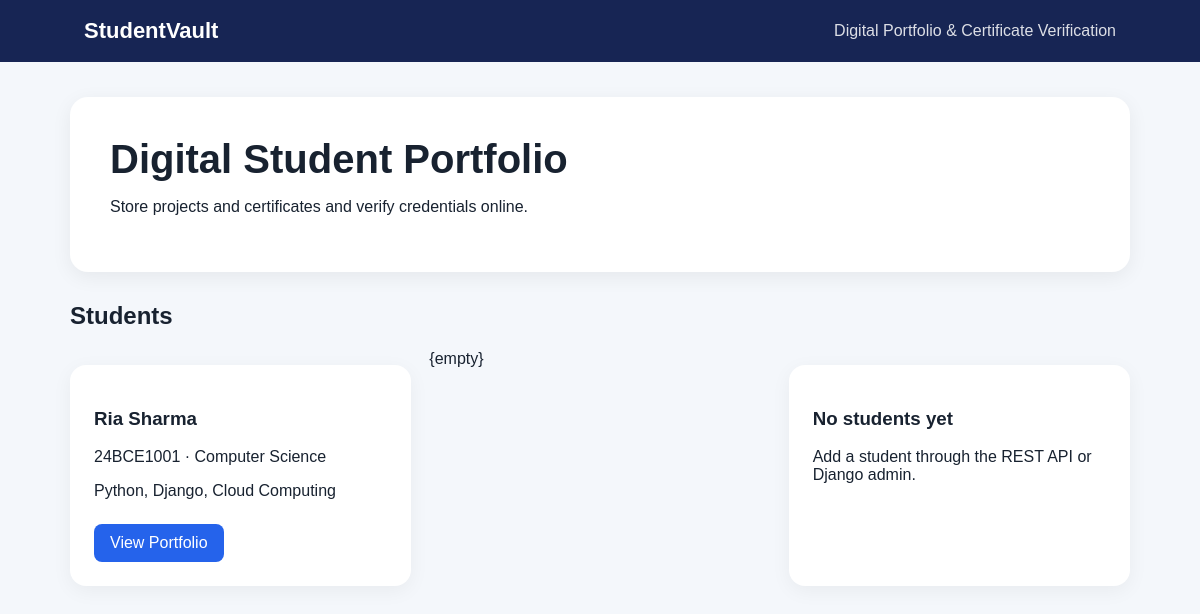
The page / on the database its author committed.
### portfolio/models.py (models this page shows, shortened)
class Student(models.Model):
    name=models.CharField(max_length=100)
    register_no=models.CharField(max_length=30, unique=True)
    department=models.CharField(max_length=100)
    email=models.EmailField()
    skills=models.CharField(max_length=300, blank=True)

### portfolio/views.py (the view)
# urls.py: urlpatterns=[path('',views.home,name='home'),path('student/<int:pk>/',views.profile,name='profile'),path('verify/<str:verification_id>/',views.verify,name='verify'),path('api/',__import__('django').ur
def home(request):
    students=Student.objects.all().order_by('name')
    return render(request,'portfolio/home.html',{'students':students})

### portfolio/templates/portfolio/home.html
{% extends 'portfolio/base.html' %}{% block content %}<section class="hero"><h1>Digital Student Portfolio</h1><p>Store projects and certificates and verify credentials online.</p></section><h2>Students</h2><div class="grid">{% for s in students %}<article><h3>{{s.name}}</h3><p>{{s.register_no}} · {{s.department}}</p><p>{{s.skills}}</p><a class="btn" href="/student/{{s.id}}/">View Portfolio</a></article>{empty}<article><h3>No students yet</h3><p>Add a student through the REST API or Django admin.</p></article>{% endfor %}</div>{% endblock %}

### portfolio/static/portfolio/style.css (style rules this page uses)
* { box-sizing:border-box }
body { margin:0;font-family:Arial,sans-serif;background:#f4f7fb;color:#182230 }
.hero { background:white;border-radius:18px;padding:40px;margin-bottom:30px;box-shadow:0 5px 20px #00000010 }
.hero h1 { font-size:40px;margin:0 0 10px }
.grid { display:grid;grid-template-columns:repeat(auto-fit,minmax(250px,1fr));gap:18px }
article,.card { background:white;padding:24px;border-radius:16px;box-shadow:0 5px 20px #0000000d;margin:15px 0 }
.btn { display:inline-block;background:#2563eb;color:white;padding:10px 16px;border-radius:8px;text-decoration:none;margin-top:8px }

### rows shown on the page
Student: name "Ria Sharma", register_no "24BCE1001", department "Computer Science", skills "Python, Django, Cloud Computing"
